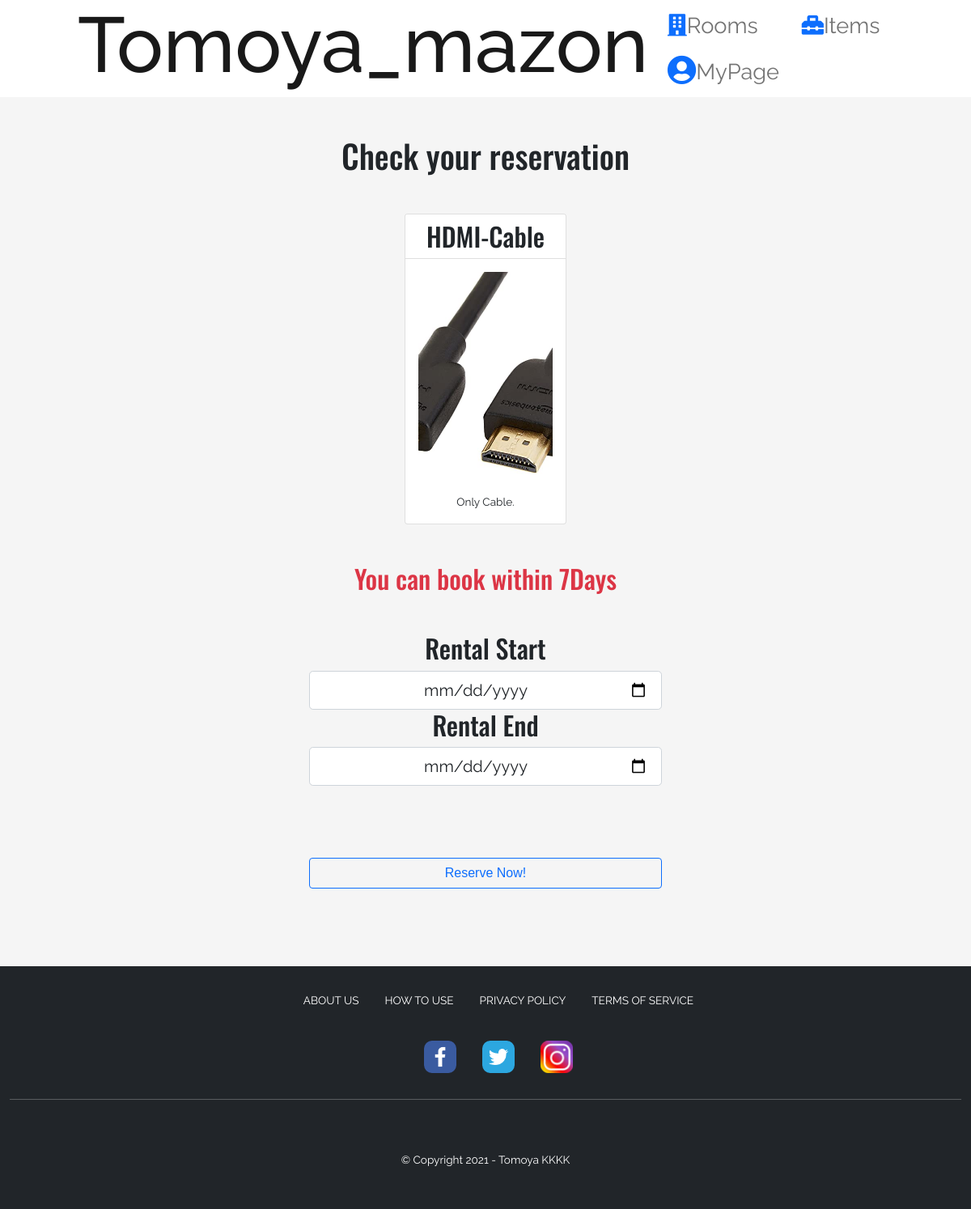
The page /item_reserve.php?item_id=1 on the database its author committed.
### tables this page shows
CREATE TABLE `Items` (
  `item_id` int(11) NOT NULL,
  `item_name` varchar(255) NOT NULL,
  `item_img` varchar(255) NOT NULL,
  `item_desc` varchar(255) NOT NULL,
  `status` varchar(255) NOT NULL
);

### classes/database.php (called while the page is built, shortened)
<?php
    class Database{
        private $servername = "us-cdbr-east-04.cleardb.com";
        private $username = "bf4d33fd1525b8";
        private $password = "c5791799";
        private $db_name = "heroku_1fdf15f259283b0";
        function __construct(){
            return $this->conn = new mysqli($this->servername,$this->username,$this->password,$this->db_name,);
        }
    }

### action.php (called while the page is built, shortened)
<?php
    include 'classes/Users.php';
    $userobj = new Users;
    ?>

### classes/Users.php (called while the page is built, shortened)
<?php
    include 'database.php';
    class Users extends Database{
        function get_itemlist($item_id){
            $sql = "SELECT * FROM Items WHERE item_id='$item_id'";
           $result= $this->conn->query($sql);
           if($result->num_rows>0){
               $rows = array();
               while($row = $result->fetch_assoc()){
                   $rows[] = $row;
               }
               return $rows;
           }
       }
    }
?>

### item_reserve.php (the view, shortened to what this page needs)
<?php
    include 'action.php';
?>
<!doctype html>
<html lang="en">
  <head>
    <link rel="stylesheet" href="https://cdn.jsdelivr.net/npm/bootstrap@5.0.2/dist/css/bootstrap.min.css">
    <?php include 'header.php' ?>
    <?php $item_id = $_GET['item_id'] ?>
  </head>
  <body>
<h1 class="text-center mt-5 mb-5">Check your reservation</h1>
<div class="text-center mx-auto">
<?php foreach($userobj->get_itemlist($item_id) as $row): ?>
    <div class="col-md-2 mx-auto text-center">
        <div class="card mt-4 mx-auto text-center">
            <h2 class="card-header bg-white text-dark">
            <?php echo $row['item_name'] ?>
            </h2>
            <h3 class="card-body">
            <img src="img/<?php echo $row['item_img']?>" alt="" class="card-img card-img-top">
            </h3>
            <p>
            <?php echo $row['item_desc'] ?>
            </p>
        </div>
    </div>
<?php endforeach; ?>
</div>
    <h2 class="text-center mt-5 text-danger">You can book within 7Days</h2>
    <div class="container mx-auto mt-5">
        <div class="row mx-auto">
            <form action="" method="post" class="text-center">
            <h2>Rental Start</h2>
                <div class="col-md-12 mx-auto" style="width:40%">
                  <input type="date" name="rental_start" class="form-control form-control-lg text-center">
                </div>
            <h2>Rental End</h2>
                <div class="col-md-12 mx-auto" style="width:40%">
                  <input type="date" name="rental_end" class="form-control form-control-lg text-center">
                </div>
                <br>
                <br>
                <button type="submit" name="reserve_item" class="btn btn-outline-primary mt-5 mb-5" style="width:40%">
                  Reserve Now!
                </button>
            </form>
        </div>
    </div>
    <footer>
    <?php include 'footer.php' ?>
  </footer>
  </body>
</html>

### css/style.css (style rules this page uses)
* { margin: 0; padding: 0; border: none; outline: none; box-sizing: border-box; }
h1, h2, h3, h4, h5, h6 { font-family: 'Oswald', sans-serif; }
p, span, a, label, input { font-family: 'Raleway', sans-serif; }
body { margin: 0; font-family: "Montserrat", sans-serif; font-size: 0.85rem; font-weight: 400; line-height: 1.5; color: #212529; text-align: left; background-color: #f5f5f5;; }
footer { margin-top: auto; bottom: -1; z-index: 9999; }
.card-img { height: 250px; object-fit: cover; }

### rows shown on the page
items: item_name "HDMI-Cable", item_img (picture), item_desc "Only Cable."
